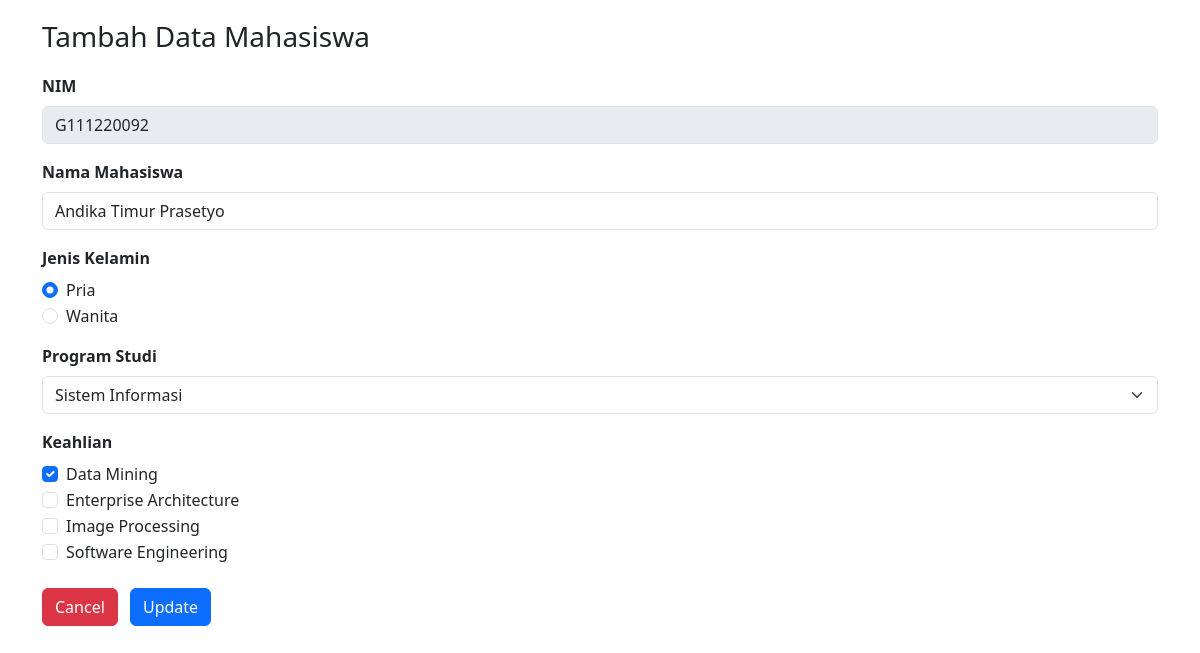
The page /edit_form.php?id=1 on the database its author committed.
### tables this page shows
CREATE TABLE `mahasiswa` (
  `id` int(10) NOT NULL,
  `nim` varchar(50) NOT NULL,
  `nama_mahasiswa` varchar(50) NOT NULL,
  `jenis_kelamin` enum('Pria','Wanita') NOT NULL,
  `program_studi` varchar(50) NOT NULL,
  `keahlian` varchar(100) NOT NULL
);

### edit_form.php (the view, shortened to what this page needs)
<?php
include("koneksi.php");
$id = $_GET['id'];
$sql = "select * from mahasiswa where id = $id";
$query = mysqli_query($koneksi, $sql);
$mhs = mysqli_fetch_assoc($query);
$checked = explode(",", $mhs['keahlian']);
?>
<!doctype html>
<html lang="en">
<head>
    <link href="https://cdn.jsdelivr.net/npm/bootstrap@5.3.0-alpha3/dist/css/bootstrap.min.css" rel="stylesheet">
</head>
<body>
    <div class="container">
        <div class="col-md-12">
            <h3 style="margin: 20px 0px 20px 0px">Tambah Data Mahasiswa</h3>
            <form method="post" action="edit_aksi.php" class="form-horizontal">
                <div class="mb-3">
                    <label class="form-label fw-bold">NIM</label>
                    <input type="text" name="nim" class="form-control" value="<?php echo $mhs['nim'] ?>" disabled>
                </div>
                <div class="mb-3">
                    <label class="form-label fw-bold">Nama Mahasiswa</label>
                    <input type="text" name="nama_mahasiswa" class="form-control" value="<?php echo $mhs['nama_mahasiswa'] ?>">
                </div>
                <div class="mb-3">
                    <label class="form-label fw-bold">Jenis Kelamin</label>
                    <div class="form-check">
                        <input class="form-check-input" type="radio" name="jenis_kelamin" value="Pria" <?php if ($mhs['jenis_kelamin'] == 'Pria') echo 'checked' ?>>
                        <label class="form-check-label">
                            Pria
                        </label>
                    </div>
                    <div class="form-check">
                        <input class="form-check-input" type="radio" name="jenis_kelamin" value="Wanita" <?php if ($mhs['jenis_kelamin'] == 'Wanita') echo 'checked' ?>>
                        <label class="form-check-label">
                            Wanita
                        </label>
                    </div>
                </div>
                <div class="mb-3">
                    <label class="form-label fw-bold">Program Studi</label>
                    <select class="form-select" name="program_studi">
                        <option value="Sistem Informasi" <?php if ($mhs['program_studi'] == 'Sistem Informasi') echo 'selected' ?>>Sistem Informasi</option>
                    </select>
                </div>
                <div class="mb-3">
                    <label class="form-label fw-bold">Keahlian</label>
                    <div class="form-check">
                        <input class="form-check-input" type="checkbox" name="keahlian[]" value="Data Mining" <?php if (in_array("Data Mining", $checked)) echo "checked"; ?>>
                        <label class="form-check-label">
                            Data Mining
                        </label>
                    </div>
                    <div class="form-check">
                        <input class="form-check-input" type="checkbox" name="keahlian[]" value="Enterprise Architecture" <?php if (in_array("Enterprise Architecture", $checked)) echo "checked"; ?>>
                        <label class="form-check-label">
                            Enterprise Architecture
                        </label>
                    </div>
                    <div class="form-check">
                        <input class="form-check-input" type="checkbox" name="keahlian[]" value="Image Processing" <?php if (in_array("Image Processing", $checked)) echo "checked"; ?>>
                        <label class="form-check-label">
                            Image Processing
                        </label>
                    </div>
                    <div class="form-check">
                        <input class="form-check-input" type="checkbox" name="keahlian[]" value="Software Engineering" <?php if (in_array("Software Engineering", $checked)) echo "checked"; ?>>
                        <label class="form-check-label">
                            Software Engineering
                        </label>
                    </div>
                </div>
                <div class="form-group mt-4">
                    <button type="reset" name="reset" class="btn btn-danger btn-space">Cancel</button>
                    <button type="submit" name="update" class="btn btn-primary">Update</button>
                </div>
            </form>
        </div>
    </div>
</body>
</html>

### edit_form.php (style rules this page uses)
.btn-space { margin-right: 8px }

### rows shown on the page
mahasiswa: nim "G111220092", nama_mahasiswa "Andika Timur Prasetyo", jenis_kelamin "☑", program_studi "Sistem Informasi", keahlian "☑"
